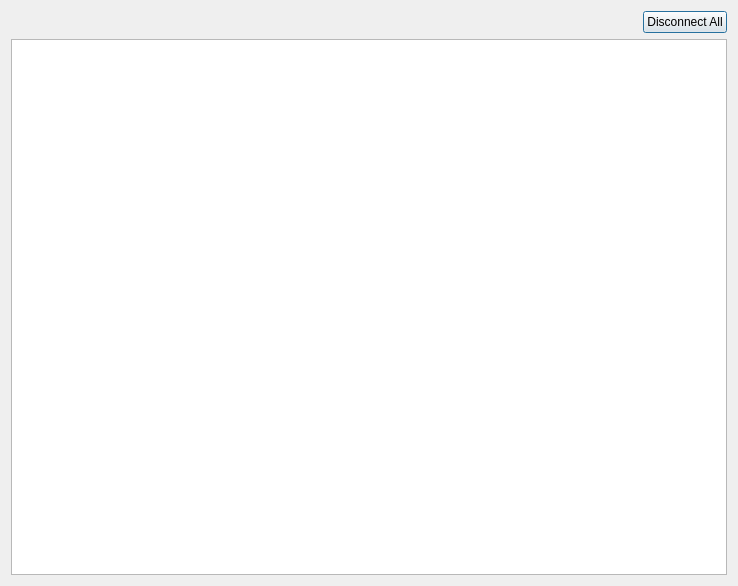
<?xml version="1.0" encoding="UTF-8"?>
<ui version="4.0">
    <class>ConnectionDialog</class>
    <widget class="QDialog" name="ConnectionDialog">
        <property name="geometry">
            <rect>
                <x>0</x>
                <y>0</y>
                <width>738</width>
                <height>586</height>
            </rect>
        </property>
        <property name="windowTitle">
            <string>Clash Connection</string>
        </property>
        <layout class="QVBoxLayout" name="verticalLayout">
            <item>
                <layout class="QHBoxLayout" name="horizontalLayout">
                    <item>
                        <spacer name="horizontalSpacer">
                            <property name="orientation">
                                <enum>Qt::Horizontal</enum>
                            </property>
                            <property name="sizeHint" stdset="0">
                                <size>
                                    <width>40</width>
                                    <height>20</height>
                                </size>
                            </property>
                        </spacer>
                    </item>
                    <item>
                        <widget class="QPushButton" name="disconnectAll">
                            <property name="text">
                                <string>Disconnect All</string>
                            </property>
                            <property name="icon">
                                <iconset theme="network-disconnect">
                                    <normaloff>.</normaloff>.
                                </iconset>
                            </property>
                        </widget>
                    </item>
                </layout>
            </item>
            <item>
                <widget class="QTableView" name="connectionTabel">
                    <property name="editTriggers">
                        <set>QAbstractItemView::NoEditTriggers</set>
                    </property>
                    <property name="selectionMode">
                        <enum>QAbstractItemView::SingleSelection</enum>
                    </property>
                    <property name="selectionBehavior">
                        <enum>QAbstractItemView::SelectRows</enum>
                    </property>
                    <attribute name="horizontalHeaderHighlightSections">
                        <bool>false</bool>
                    </attribute>
                    <attribute name="verticalHeaderVisible">
                        <bool>false</bool>
                    </attribute>
                </widget>
            </item>
        </layout>
    </widget>
    <resources/>
    <connections/>
</ui>
